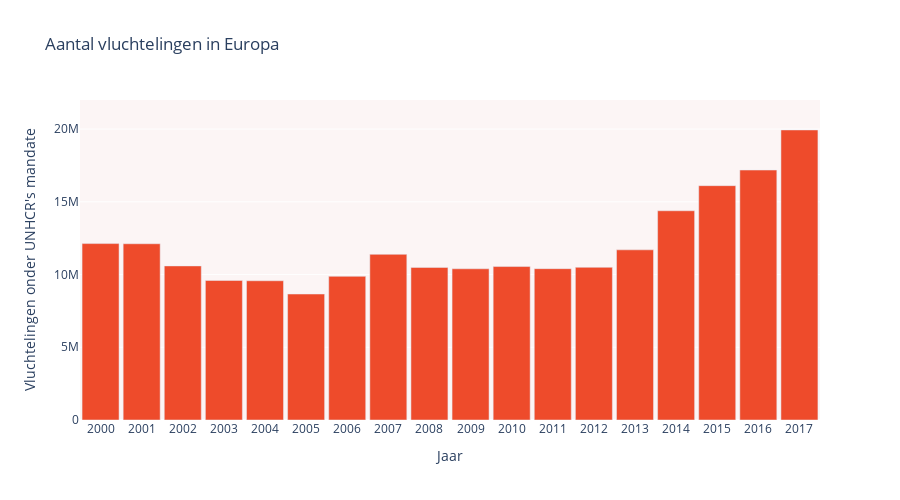

Notebook code cell kept with this figure:
### Markdown cell above
x

### Code cell
import plotly.graph_objs as go
import plotly.express as px
import pandas as pd
import geopandas as gpd
import matplotlib.pyplot as plt

# Read the data from table1.csv
df = pd.read_csv('population_eu.csv')
df2 = df[df.Year.between(2000, 2017)]
df15 = df[df.Year.between(2000, 2009)]
df16 = df[df.Year.between(2010, 2017)]

df3 = pd.read_csv('aanslagen_per_jaar.csv')
df3 
df17 = df3[df3.year.between(2000, 2009)]
df18 = df3[df3.year.between(2010, 2017)]

colors = ['rgb(238, 75, 43)', 'rgb(252,245,245)', 'rgb(129, 133, 137)']
fig = go.Figure()

fig.add_trace(go.Bar(
    x=df2['Year'],
    y=df2["Refugees under UNHCR's mandate"],
    marker_color='rgb(238, 75, 43)',
    name="Refugees",
    yaxis='y'  
))

fig.update_layout(
    title='Aantal vluchtelingen in Europa',
    xaxis=dict(type='category'),
    yaxis=dict(range=[0, 22000000], title="Vluchtelingen onder UNHCR's mandate" , side='left'),
    xaxis_title='Jaar',
    height=500,
    bargap=0.1,
    plot_bgcolor='rgb(252,245,245)',
)

fig.show()

### Figure 1 — Plotly figure (JSON) as saved in the notebook; plotly's stock layout.template omitted (floating-point values rounded to 4 significant figures)
{"data": [{"marker": {"color": "rgb(238, 75, 43)"}, "name": "Refugees", "type": "bar", "x": [2000, 2001, 2002, 2003, 2004, 2005, 2006, 2007, 2008, 2009, 2010, 2011, 2012, 2013, 2014, 2015, 2016, 2017], "y": [12129079, 12116301, 10593526, 9592247, 9572719, 8661293, 9876879, 11390082, 10488915, 10395713, 10548835, 10403937, 10497017, 11698233, 14384289, 16110276, 17184286, 19940566], "yaxis": "y"}], "layout": {"bargap": 0.1, "height": 500, "plot_bgcolor": "rgb(252,245,245)", "title": {"text": "Aantal vluchtelingen in Europa"}, "xaxis": {"title": {"text": "Jaar"}, "type": "category"}, "yaxis": {"range": [0, 22000000], "side": "left", "title": {"text": "Vluchtelingen onder UNHCR's mandate"}}}}
